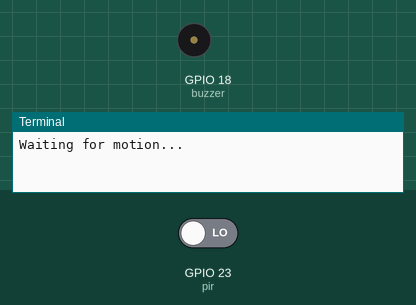
The program below on a simulated Raspberry Pi (BCM pin numbers). On the bench: buzzer (waves = sounding), the last lines printed to the terminal. Inputs (shaded band) come from the test bench; at power-on: GPIO 23 (pir) LOW.

Above: at 1.2 s.
1.3 s: GPIO 23 (pir) driven HIGH
At 2.5 s:
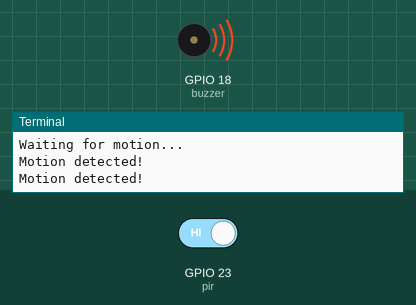
2.8 s: GPIO 23 (pir) driven LOW
At 4.1 s:
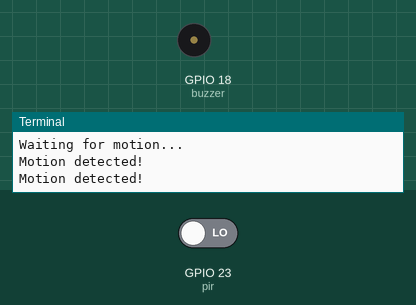
Timing chart, 0 to 5.8 s (numbered marks = the images above; inputs shaded):
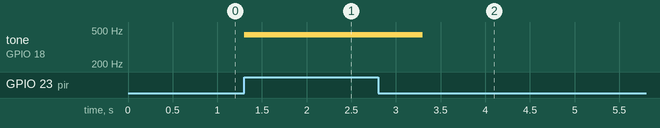

The program:

main.py
```python
from gpiozero import MotionSensor, TonalBuzzer
# import pygame
from time import sleep

pir = MotionSensor(23)
buzzer = TonalBuzzer(18)
# pygame.mixer.init()
# pygame.mixer.music.load("/static/sounds/alert.wav")

print("Waiting for motion...")
while True:
        pir.wait_for_motion()
        print("Motion detected!")

        buzzer.play(440)
        sleep(1)
        buzzer.stop()
```

Measured:
- after the input at 1.3 s, tone on GPIO 18 (buzzer): silent → 440 Hz at once
- after the input at 2.8 s, tone on GPIO 18 (buzzer): 440 Hz → silent after 0.50 s
